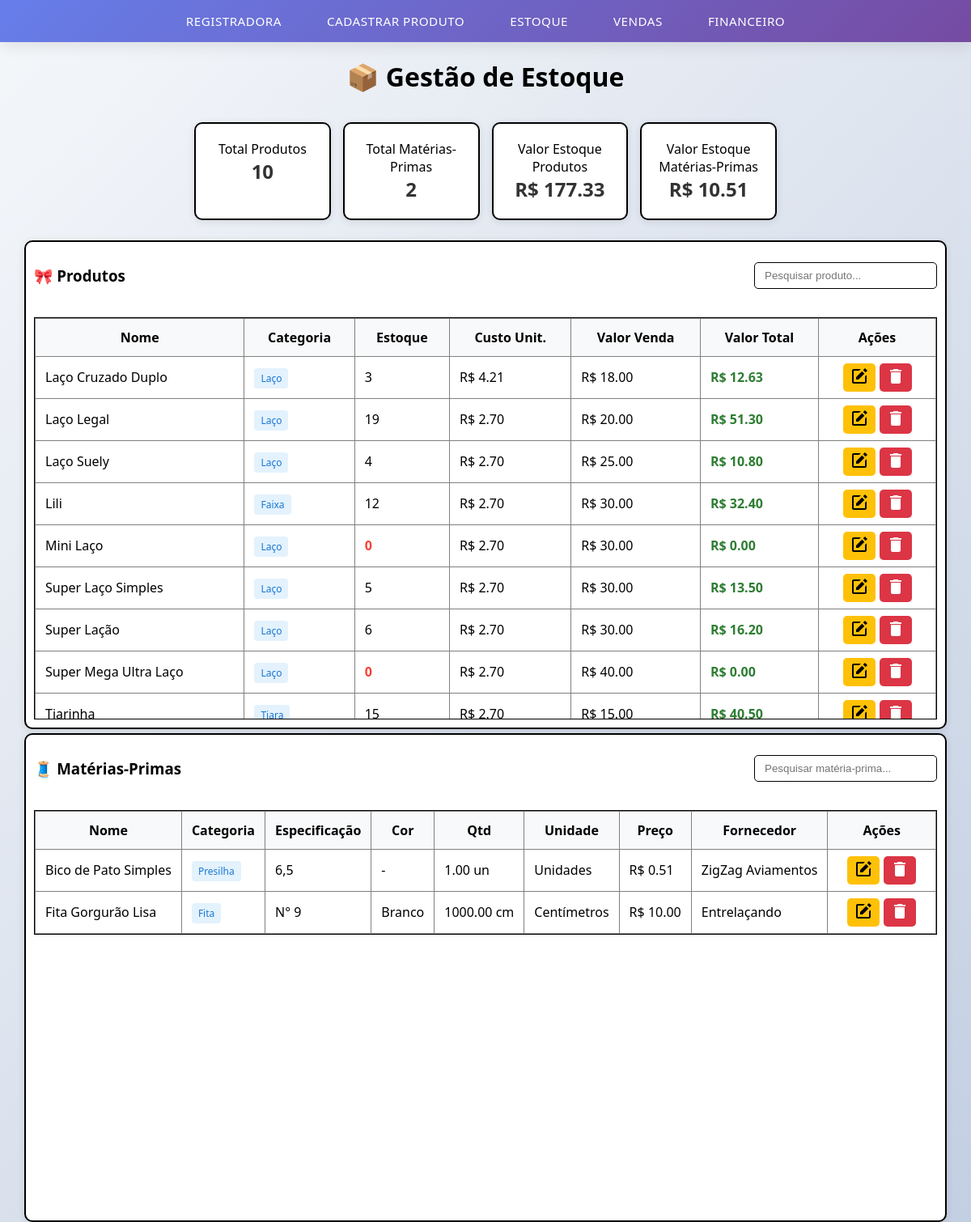
The app's page /, older data.
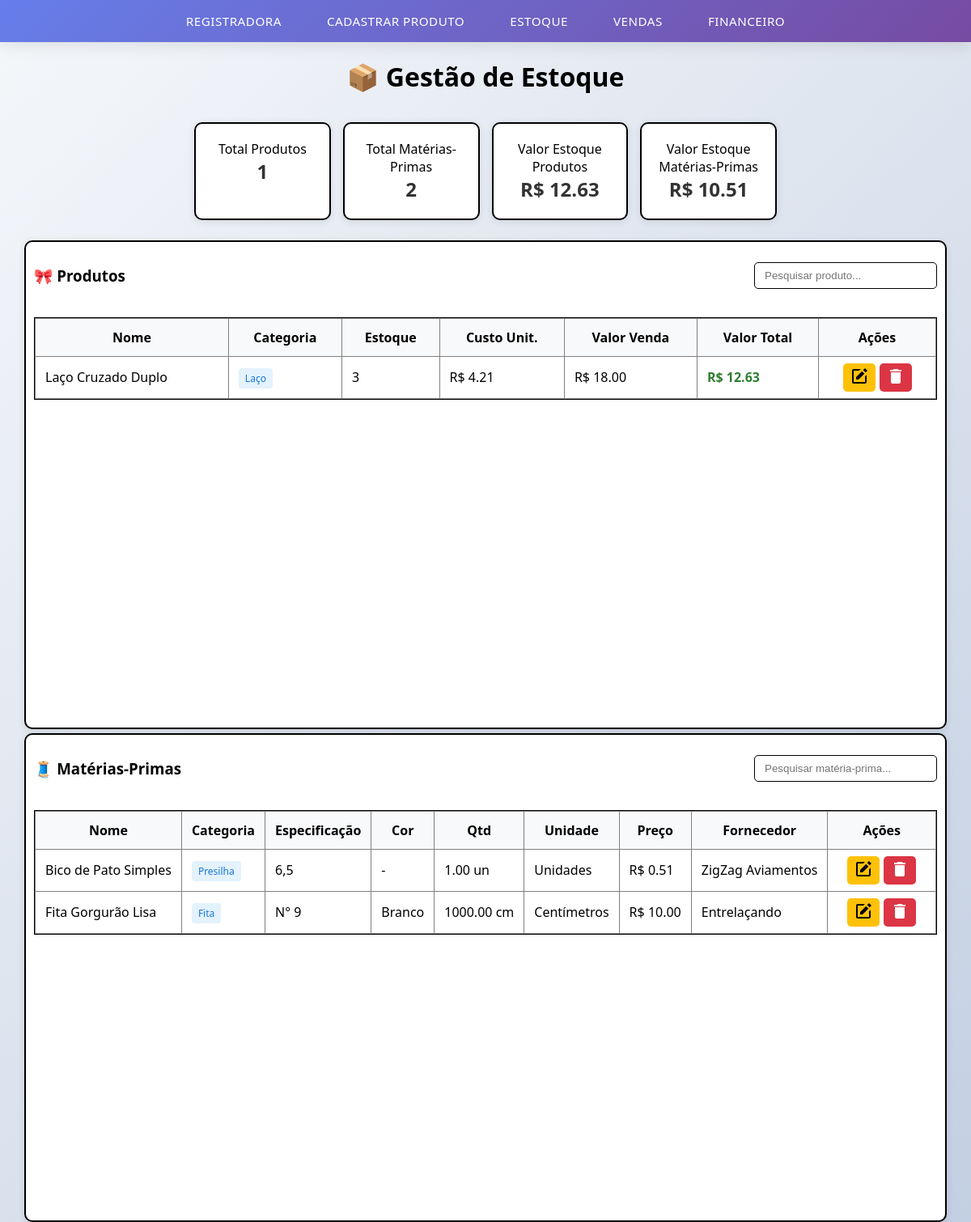
The same page, newer data.
### app/models.py (models this page shows, shortened)
class Produto(models.Model):
    CATEGORIAS = [
        ('LACO', 'Laço'),
        ('TIARA', 'Tiara'),
        ('FAIXA', 'Faixa'),
    ]
    nome = models.CharField(max_length=100)
    categoria = models.CharField(max_length=10, choices=CATEGORIAS)
    quantidade_em_estoque = models.PositiveIntegerField(default=0)
    custo_fixo_total = models.DecimalField(max_digits=10, decimal_places=2, default=0)
    valor_venda = models.DecimalField(max_digits=10, decimal_places=2, null=True, blank=True)
    lucro_por_venda = models.DecimalField(max_digits=10, decimal_places=2, default=0)
    data_cadastro = models.DateField(default=timezone.now)
    @property
    def custo_total(self):
        total_materiais = sum([m.valor_total for m in self.materiais_usados.all()])
        return total_materiais + (self.custo_fixo_total or 0)
    @property
    def valor_total(self):
        return self.custo_total * self.quantidade_em_estoque

class MaterialUsado(models.Model):
    C_UNIDADE = [
        ('QUANTIDADE', 'Quantidade'),
        ('CM', 'Centímetro'),
    ]
    produto = models.ForeignKey(Produto, on_delete=models.CASCADE, related_name="materiais_usados")
    compra_materia_prima = models.ForeignKey('CompraMateriaPrima', on_delete=models.CASCADE, null=True, blank=True)
    tipo_unidade = models.CharField(max_length=20, choices=C_UNIDADE, default='CM')
    qtd_material_usado = models.DecimalField(max_digits=10, decimal_places=2)
    @property
    def valor_unitario(self):
        compra = self.compra_materia_prima
        if not compra:
            return Decimal(0)
        if self.tipo_unidade == 'CM':
            return compra.valor_por_cm or Decimal(0)
        return compra.valor_por_quantidade or Decimal(0)
    @property
    def valor_total(self):
        return self.valor_unitario * self.qtd_material_usado

class CompraMateriaPrima(models.Model):
    C_UNIDADE = [
        ('QUANTIDADE', 'Quantidade'),
        ('CM', 'Centímetro'),
    ]
    materia_prima = models.ForeignKey(MateriaPrima, on_delete=models.CASCADE, related_name='compras')
    unidade = models.CharField(max_length=20, choices=C_UNIDADE)
    unidade_em_quantidade = models.DecimalField(max_digits=10, decimal_places=2, blank=True, null=True)
    unidade_em_cm = models.DecimalField(max_digits=10, decimal_places=2, blank=True, null=True)
    valor_por_quantidade = models.DecimalField(max_digits=10, decimal_places=2, blank=True, null=True)
    valor_por_cm = models.DecimalField(max_digits=10, decimal_places=4, blank=True, null=True)
    preco = models.DecimalField(max_digits=10, decimal_places=2)
    marca = models.CharField(max_length=100, blank=True, null=True, default='Genérico')
    fornecedor = models.CharField(max_length=100, blank=True, null=True)
    data_compra = models.DateField(default=timezone.now)

class MateriaPrima(models.Model):
    C_CATEGORIA = [
        ('FITA', 'Fita'),
        ('LINHA', 'Linha'),
        ('ENFEITE', 'Enfeite'),
        ('PRESILHA', 'Presilha'),
        ('ARCO', 'Arco'),
        ('OUTROS', 'Outros'),
    ]
    nome = models.CharField(max_length=100)
    categoria = models.CharField(max_length=100, choices=C_CATEGORIA)
    especificacao = models.CharField(max_length=100)
    cor = models.CharField(max_length=100, blank=True, null=True)

### app/views.py (the view)
# urls.py: path('', views.estoque, name='estoque'),
def estoque(request):
    produtos = Produto.objects.all().order_by('nome')
    materias = MateriaPrima.objects.all().order_by('nome')
    valor_total_produtos = sum([(p.custo_total or Decimal(0)) * (p.quantidade_em_estoque or 0) for p in produtos])
    valor_total_materias = Decimal(0)
    for m in materias:
        last_compra = m.compras.last()
        if last_compra and last_compra.preco:
            valor_total_materias += last_compra.preco
    context = {
        'produtos': produtos,
        'materias': materias,
        'valor_total_produtos': f"{valor_total_produtos:.2f}",
        'valor_total_materias': f"{valor_total_materias:.2f}",
    }
    return render(request, 'estoque.html', context)

### app/templates/estoque.html (shortened to what this page needs)
{% extends "base.html" %}
{% load static %}
{% block content %}
<div class="page estoque-page">
    <h1 class="titulo">📦 Gestão de Estoque</h1>
    <div class="cards-row">
        <div class="card small">
            <div class="card-title">Total Produtos</div>
            <div class="card-value">{{ produtos.count }}</div>
        </div>
        <div class="card small">
            <div class="card-title">Total Matérias-Primas</div>
            <div class="card-value">{{ materias.count }}</div>
        </div>
        <div class="card small">
            <div class="card-title">Valor Estoque Produtos</div>
            <div class="card-value">R$ {{ valor_total_produtos }}</div>
        </div>
        <div class="card small">
            <div class="card-title">Valor Estoque Matérias-Primas</div>
            <div class="card-value">R$ {{ valor_total_materias }}</div>
        </div>
    </div>
</div>
<div class="coluna">
    <div class="tabelas-container">
        <section class="panel">
            <header class="panel-header">
                <h3>🎀 Produtos</h3>
                <div class="panel-actions">
                    <input type="text" id="pesquisa-produto" class="mini-search" placeholder="Pesquisar produto...">
                </div>
            </header>
            <div class="table-wrap">
                <table id="tabela-produtos" class="table">
                    <thead>
                        <tr>
                            <th>Nome</th>
                            <th>Categoria</th>
                            <th>Estoque</th>
                            <th>Custo Unit.</th>
                            <th>Valor Venda</th>
                            <th>Valor Total</th>
                            <th class="actions-header">Ações</th>
                        </tr>
                    </thead>
                    <tbody id="tbody-produtos">
                        {% for p in produtos %}
                        <tr data-id="{{ p.id }}">
                            <td>{{ p.nome }}</td>
                            <td><span class="badge categoria">{{ p.get_categoria_display }}</span></td>
                            <td class="{% if p.quantidade_em_estoque == 0 %}estoque-zero{% endif %}">
                                {{ p.quantidade_em_estoque }}
                            </td>
                            <td>R$ {{ p.custo_total|floatformat:2 }}</td>
                            <td>R$ {{ p.valor_venda|floatformat:2|default:"-" }}</td>
                            <td class="valor-total">
                                R$ {{ p.valor_total|floatformat:2 }}
                            </td>
                            <td class="actions-cell">
                                <div class="actions">
                                    <button class="btn btn-sm btn-editar" onclick="editarProduto({{ p.id }})">
                                    <span class="bxs--edit"></span>
                                    </button>
                                    <button class="btn btn-sm btn-excluir" onclick="excluirProduto({{ p.id }})">
                                    <span class="mdi--trash"></span>
                                    </button>
                                </div>
                            </td>
                        </tr>
                        {% empty %}
                        <tr>
                            <td colspan="7" class="text-center">Nenhum produto cadastrado</td>
                        </tr>
                        {% endfor %}
                    </tbody>
                </table>
            </div>
        </section>
        <section class="panel">
            <header class="panel-header">
                <h3>🧵 Matérias-Primas</h3>
                <div class="panel-actions">
                    <input type="text" id="pesquisa-materia" class="mini-search" placeholder="Pesquisar matéria-prima...">
                </div>
            </header>
            <div class="table-wrap">
                <table id="tabela-materias" class="table">
                <thead>
                    <tr>
                        <th>Nome</th>
                        <th>Categoria</th>
                        <th>Especificação</th>
                        <th>Cor</th>
                        <th>Qtd</th>
                        <th>Unidade</th>
                        <th>Preço</th>
                        <th>Fornecedor</th>
                        <th class="actions-header">Ações</th>
                    </tr>
                </thead>
                <tbody id="tbody-materias">
                    {% for m in materias %}
                    {% with compra=m.compras.last %}
                    <tr data-id="{{ m.id }}">
                        <td>{{ m.nome }}</td>
                        <td><span class="badge categoria">{{ m.get_categoria_display }}</span></td>
                        <td>{{ m.especificacao }}</td>
                        <td>{{ m.cor|default:"-" }}</td>
                        <td>
                            {% if compra %}
                                {% if compra.unidade == "CM" %}
                                    {{ compra.unidade_em_cm }} cm
                                {% else %}
                                    {{ compra.unidade_em_quantidade }} un
                                {% endif %}
                            {% else %}
                                -
                            {% endif %}
                        </td>
                        <td>
                            {% if compra %}
                                {% if compra.unidade == "CM" %}Centímetros{% else %}Unidades{% endif %}
                            {% else %}
                                -
                            {% endif %}
                        </td>
                        <td>
                            {% if compra %}
                                R$ {{ compra.preco|floatformat:2 }}
                            {% else %}-{% endif %}
                        </td>
                        <td>{{ compra.fornecedor|default:"-" }}</td>
                        <td class="actions-cell">
                            <div class="actions">
                                <button class="btn btn-sm btn-editar" onclick="editarMateria({{ m.id }})">
                                    <span class="bxs--edit"></span>
                                </button>
                                <button class="btn btn-sm btn-excluir" onclick="excluirMateria({{ m.id }})">
                                    <span class="mdi--trash"></span>
                                </button>
                            </div>
                        </td>
                    </tr>
                    {% endwith %}
                    {% empty %}
                    <tr>
                        <td colspan="10" class="text-center">Nenhuma matéria-prima cadastrada</td>
                    </tr>
                    {% endfor %}
                </tbody>
                </table>
            </div>
        </section>
    </div>
</div>
{% block scripts %}
<link rel="stylesheet" href="{% static 'css/estoque.css' %}">
{% endblock %}
{% endblock %}

### app/templates/base.html (shortened to what this page needs)
<!DOCTYPE html>
{% load static %}
<html lang="pt-BR">
<head>
    <link rel="stylesheet" href="{% static 'css/navbar.css' %}">
</head>
<body>
<nav class="main-navbar">
    <a href="{% url 'registradora' %}"> Registradora </a>
    <a href="{% url 'cadastrar_produto' %}"> Cadastrar Produto </a>
    <a href="{% url 'estoque' %}"> Estoque </a>
    <a href="{% url 'vendas' %}"> Vendas </a>
    <a href="{% url 'financeiro' %}"> Financeiro </a>
</nav>
    {% block content %}
    {% endblock %}
</body>
</html>

### app/static/css/navbar.css (style rules this page uses)
.main-navbar { background: linear-gradient(135deg, #667eea 0%, #764ba2 100%); padding: 0 2rem; box-shadow: 0 4px 20px rgba(0, 0, 0, 0.1); position: sticky; top: 0; z-index: 1000; backdrop-filter: blur(10px); display: flex; justify-content: center; align-items: center; flex-wrap: wrap; gap: 0.5rem; animation: slideInDown 0.5s ease-out; }
.main-navbar a { color: white; text-decoration: none; padding: 1rem 1.5rem; border-radius: 8px; transition: all 0.3s ease; font-weight: 500; font-size: 0.95rem; position: relative; overflow: hidden; display: flex; align-items: center; gap: 0.5rem; text-transform: uppercase; letter-spacing: 0.5px; }
.main-navbar a::after { content: ''; position: absolute; bottom: 0; left: 50%; width: 0; height: 2px; background: linear-gradient(90deg, #ffd89b, #19547b); transition: all 0.3s ease; transform: translateX(-50%); }
body { font-family: 'Segoe UI', Tahoma, Geneva, Verdana, sans-serif; background: linear-gradient(135deg, #f5f7fa 0%, #c3cfe2 100%); min-height: 100vh; margin: 0; }

### app/static/css/estoque.css (style rules this page uses)
.titulo { text-align: center; margin-bottom: 20px; font-weight: 700; color: black; flex-shrink: 0; }
.estoque-page { display: flex; flex-direction: column; align-items: center; }
.cards-row { width: 60%; display: grid; grid-template-columns: repeat(auto-fit, minmax(100px, 1fr)); gap: 15px; margin: 15px auto 25px auto; }
.card { border: 2px solid black; background: white; padding: 20px; border-radius: 10px; box-shadow: 0 2px 10px rgba(0,0,0,0.1); text-align: center; }
.card-title { font-size: 16px; color: black; }
.card-value { font-size: 24px; font-weight: bold; color: #333; }
.coluna { width: 100%; display: flex; justify-content: center; }
.tabelas-container { display: grid; grid-template-columns: 1fr 1fr; gap: 5px; width: 80%; justify-content: center; }
.tabelas-container section:first-child { margin-left: 40px; }
.tabelas-container section:last-child { margin-right: 40px; }
.panel { background: white; border-radius: 10px; border: 2px solid black; padding: 10px; box-shadow: 0 2px 10px rgba(0,0,0,0.1); display: flex; flex-direction: column; height: 580px; }
.panel-header { display: flex; justify-content: space-between; align-items: center; margin-bottom: 20px; }
.panel-actions { display: flex; gap: 10px; }
.mini-search { padding: 8px 12px; border: 1px solid black; border-radius: 5px; width: 200px; }
.table-wrap { max-height: 500px; overflow-y: auto; border: 1px solid black; }
.table { width: 100%; border-collapse: collapse; }
.table th, .table td { padding: 12px; border: 1px solid gray; white-space: nowrap; }
.table th { background: #f8f9fa; font-weight: 600; position: sticky; top: 0; z-index: 10; }
.actions-header { width: 120px; text-align: center; }
.actions-cell { padding: 8px !important; text-align: center; }
.badge { padding: 4px 8px; border-radius: 4px; font-size: 12px; font-weight: 500; }
.badge.categoria { background: #e3f2fd; color: #1976d2; }
.valor-total { font-weight: bold; color: #2e7d32; }
.actions { display: flex; gap: 5px; justify-content: center; align-items: center; }
.bxs--edit { display: inline-block; width: 24px; height: 24px; background-color: currentColor; -webkit-mask-image: var(--svg); mask-image: var(--svg); -webkit-mask-repeat: no-repeat; mask-repeat: no-repeat; -webkit-mask-size: 100% 100%; mask-size: 100% 100%; }
.mdi--trash { display: inline-block; width: 24px; height: 24px; background-color: currentColor; -webkit-mask-image: var(--svg); mask-image: var(--svg); -webkit-mask-repeat: no-repeat; mask-repeat: no-repeat; -webkit-mask-size: 100% 100%; mask-size: 100% 100%; }
.btn { padding: 6px 12px; border: none; border-radius: 5px; cursor: pointer; font-size: 12px; text-decoration: none; display: inline-block; }
.btn-sm { padding: 4px 8px; font-size: 12px; }
.btn-editar { background: #ffc107; color: black; }
.btn-excluir { background: #dc3545; color: white; }
@media (max-width: 1200px) { .tabelas-container { grid-template-columns: 1fr; width: 95%; } }
@media (max-width: 1200px) { .tabelas-container section:first-child, .tabelas-container section:last-child { margin: 0; } }

Row changes from the older to the newer data that the page shows:
removed Produto: nome "Laço Legal", categoria "Laço", quantidade_em_estoque "19", custo_total "2.70", valor_venda "20.00", valor_total "51.30"
removed Produto: nome "Laço Suely", categoria "Laço", quantidade_em_estoque "4", custo_total "2.70", valor_venda "25.00", valor_total "10.80"
removed Produto: nome "Lili", categoria "Faixa", quantidade_em_estoque "12", custo_total "2.70", valor_venda "30.00", valor_total "32.40"
removed Produto: nome "Mini Laço", categoria "Laço", quantidade_em_estoque "0", custo_total "2.70", valor_venda "30.00", valor_total "0.00"
removed Produto: nome "Super Laço Simples", categoria "Laço", quantidade_em_estoque "5", custo_total "2.70", valor_venda "30.00", valor_total "13.50"
removed Produto: nome "Super Lação", categoria "Laço", quantidade_em_estoque "6", custo_total "2.70", valor_venda "30.00", valor_total "16.20"
removed Produto: nome "Super Mega Ultra Laço", categoria "Laço", quantidade_em_estoque "0", custo_total "2.70", valor_venda "40.00", valor_total "0.00"
removed Produto: nome "Tiarinha", categoria "Tiara", quantidade_em_estoque "15", custo_total "2.70", valor_venda "15.00", valor_total "40.50"
Text that changed along with them:
{{ produtos.count }}: "10" → "1"
{{ valor_total_produtos }}: "177.33" → "12.63"
